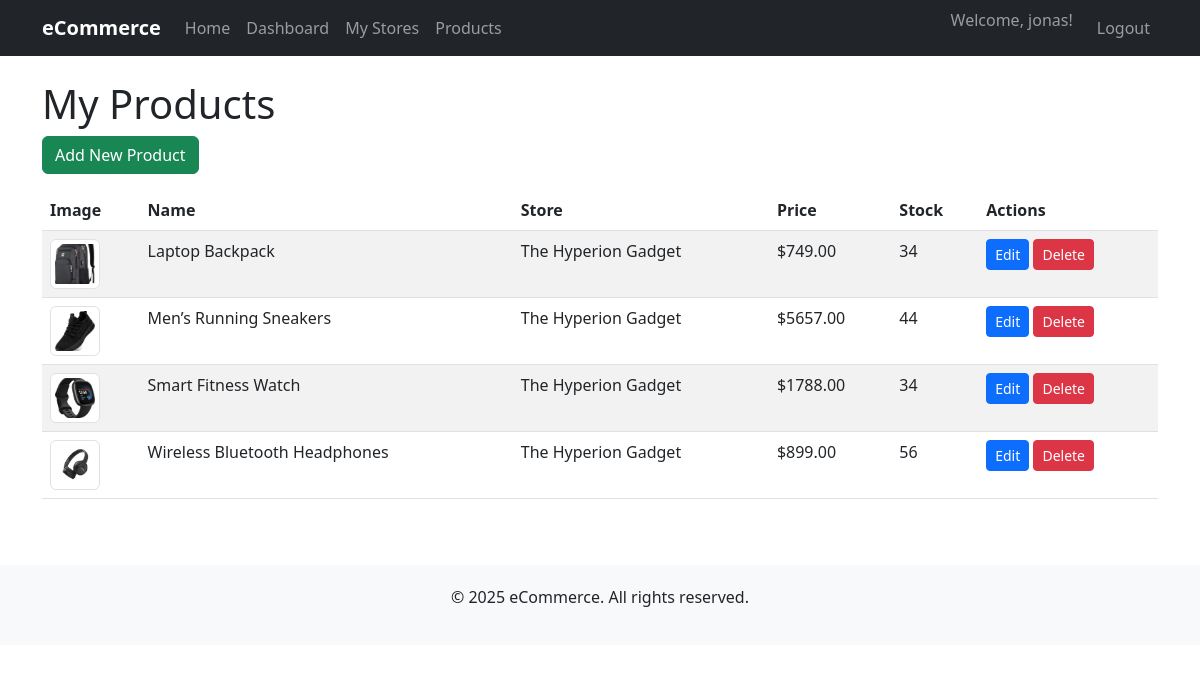
Screenshot of /vendor/products/ (signed in) with the database file from the repository.
### ecommerce/models.py (models this page shows, shortened)
class User(AbstractUser):
    VENDOR = 'vendor'
    BUYER = 'buyer'
    ROLE_CHOICES = [
        (VENDOR, 'Vendor'),
        (BUYER, 'Buyer'),
    ]
    role = models.CharField(max_length=10, choices=ROLE_CHOICES, default=BUYER)
    email = models.EmailField(unique=True)
    def is_vendor(self):
        return self.role == self.VENDOR

class Product(models.Model):
    name = models.CharField(max_length=200)
    description = models.TextField()
    price = models.DecimalField(max_digits=10, decimal_places=2)
    stock_quantity = models.PositiveIntegerField(default=0)
    image = models.ImageField(upload_to='products/', blank=True, null=True, help_text='Upload a product image')
    store = models.ForeignKey(Store, on_delete=models.CASCADE, related_name='products')
    created_at = models.DateTimeField(auto_now_add=True)
    updated_at = models.DateTimeField(auto_now=True)
    class Meta:
        ordering = ['-created_at']

class Store(models.Model):
    name = models.CharField(max_length=200)
    description = models.TextField(blank=True)
    vendor = models.ForeignKey(User, on_delete=models.CASCADE, related_name='stores')
    created_at = models.DateTimeField(auto_now_add=True)
    updated_at = models.DateTimeField(auto_now=True)
    class Meta:
        ordering = ['-created_at']

### ecommerce/views.py (the view)
# urls.py: path('vendor/products/', views.product_list, name='product_list'),
@login_required
def product_list(request):
    if not request.user.is_vendor():
        messages.error(request, 'Access denied.')
        return redirect('home')
    products = Product.objects.filter(store__vendor=request.user).select_related('store')
    return render(request, 'ecommerce/product_list.html', {'products': products})

### ecommerce/context_processors.py (called while the page is built)
def cart_count(request):
    cart_count = 0
    if request.user.is_authenticated and hasattr(request.user, 'role') and request.user.role == 'buyer':
        cart = request.session.get('cart', {})
        cart_count = sum(cart.values())
    return {'cart_count': cart_count}

### templates/ecommerce/product_list.html (shortened to what this page needs)
{% extends 'base.html' %}
{% block content %}
<h1>My Products</h1>
<a href="{% url 'product_create' %}" class="btn btn-success mb-3">Add New Product</a>
<div class="table-responsive">
    <table class="table table-striped">
        <thead>
            <tr>
                <th>Image</th>
                <th>Name</th>
                <th>Store</th>
                <th>Price</th>
                <th>Stock</th>
                <th>Actions</th>
            </tr>
        </thead>
        <tbody>
            {% for product in products %}
            <tr>
                <td>
                    {% if product.image %}
                        <img src="{{ product.image.url }}" alt="{{ product.name }}" style="width: 50px; height: 50px; object-fit: cover;" class="img-thumbnail">
                    {% else %}
                        <img src="https://via.placeholder.com/50?text=No+Img" alt="No image" style="width: 50px; height: 50px; object-fit: cover;" class="img-thumbnail">
                    {% endif %}
                </td>
                <td>{{ product.name }}</td>
                <td>{{ product.store.name }}</td>
                <td>${{ product.price }}</td>
                <td>{{ product.stock_quantity }}</td>
                <td>
                    <a href="{% url 'product_edit' product.id %}" class="btn btn-sm btn-primary">Edit</a>
                    <a href="{% url 'product_delete' product.id %}" class="btn btn-sm btn-danger">Delete</a>
                </td>
            </tr>
            {% empty %}
            <tr>
                <td colspan="6" class="text-center">No products yet. <a href="{% url 'product_create' %}">Add one</a>!</td>
            </tr>
            {% endfor %}
        </tbody>
    </table>
</div>
{% endblock %}

### templates/base.html (shortened to what this page needs)
<!DOCTYPE html>
<html lang="en">
<head>
    <link href="https://cdn.jsdelivr.net/npm/bootstrap@5.3.0/dist/css/bootstrap.min.css" rel="stylesheet">
</head>
<body>
    <nav class="navbar navbar-expand-lg navbar-dark bg-dark">
        <div class="container">
            <a class="navbar-brand" href="{% url 'home' %}">eCommerce</a>
            <div class="collapse navbar-collapse" id="navbarNav">
                <ul class="navbar-nav me-auto">
                    <li class="nav-item">
                        <a class="nav-link" href="{% url 'home' %}">Home</a>
                    </li>
                    {% if user.is_authenticated %}
                        {% if user.role == 'vendor' %}
                            <li class="nav-item">
                                <a class="nav-link" href="{% url 'vendor_dashboard' %}">Dashboard</a>
                            </li>
                            <li class="nav-item">
                                <a class="nav-link" href="{% url 'store_list' %}">My Stores</a>
                            </li>
                            <li class="nav-item">
                                <a class="nav-link" href="{% url 'product_list' %}">Products</a>
                            </li>
                        {% endif %}
                    {% endif %}
                </ul>
                <ul class="navbar-nav">
                    {% if user.is_authenticated %}
                        <li class="nav-item">
                            <span class="navbar-text me-3">Welcome, {{ user.username }}!</span>
                        </li>
                        <li class="nav-item">
                            <a class="nav-link" href="{% url 'logout' %}">Logout</a>
                        </li>
                    {% endif %}
                </ul>
            </div>
        </div>
    </nav>
    <div class="container mt-4">
        {% block content %}
        {% endblock %}
    </div>
    <footer class="text-center">
        <div class="container">
            <p>&copy; 2025 eCommerce. All rights reserved.</p>
        </div>
    </footer>
</body>
</html>

### templates/base.html (style rules this page uses)
.navbar-brand { font-weight: bold; }
footer { margin-top: 50px; padding: 20px 0; background-color: #f8f9fa; }

### rows the page displays
User: username "jonas"
Product: image (picture), name "Laptop Backpack", store.name "The Hyperion Gadget", price "749.00", stock_quantity "34"
Product: image (picture), name "Men’s Running Sneakers", store.name "The Hyperion Gadget", price "5657.00", stock_quantity "44"
Product: image (picture), name "Smart Fitness Watch", store.name "The Hyperion Gadget", price "1788.00", stock_quantity "34"
Product: image (picture), name "Wireless Bluetooth Headphones", store.name "The Hyperion Gadget", price "899.00", stock_quantity "56"
